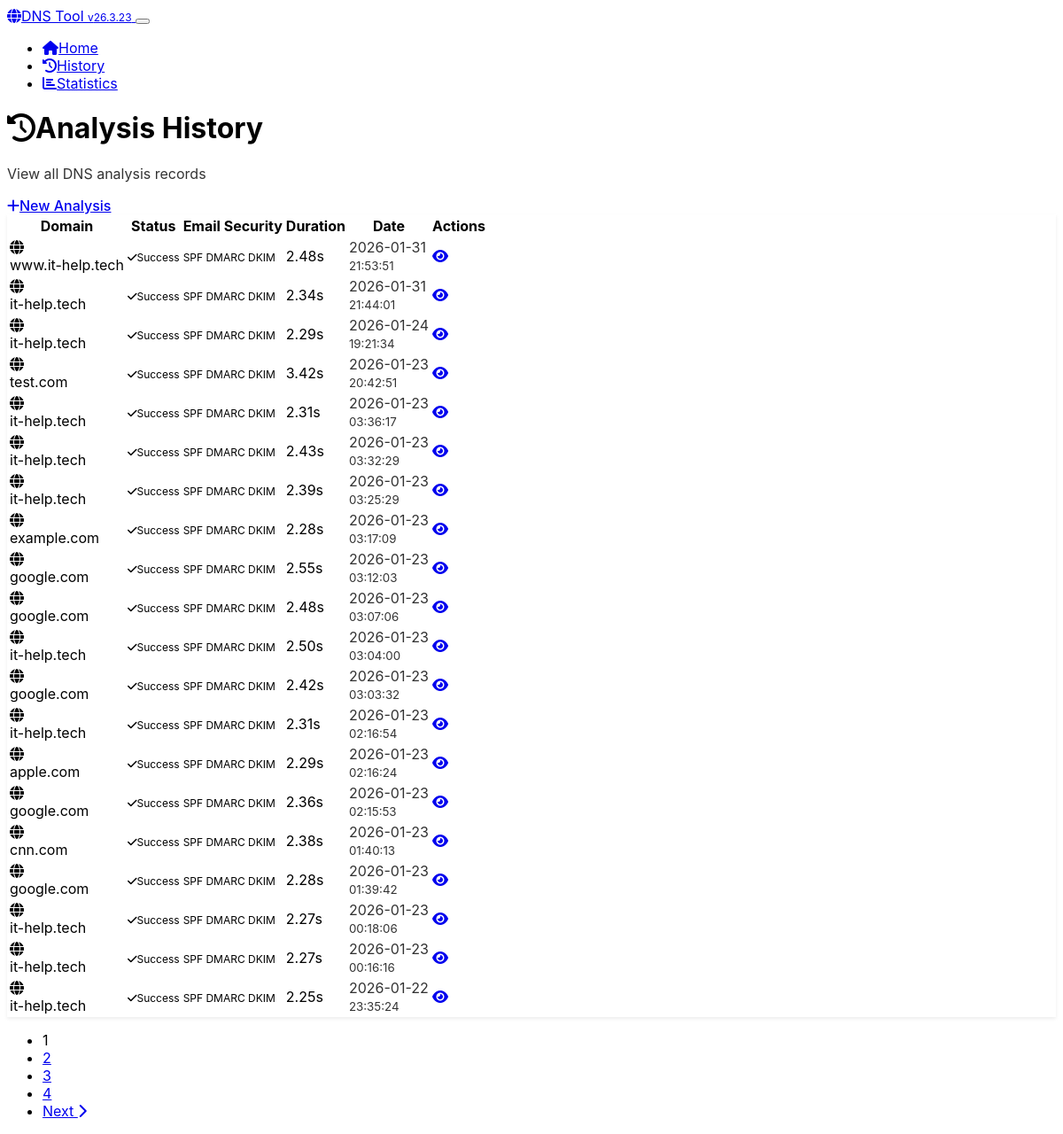
Before: /history with the older database file.
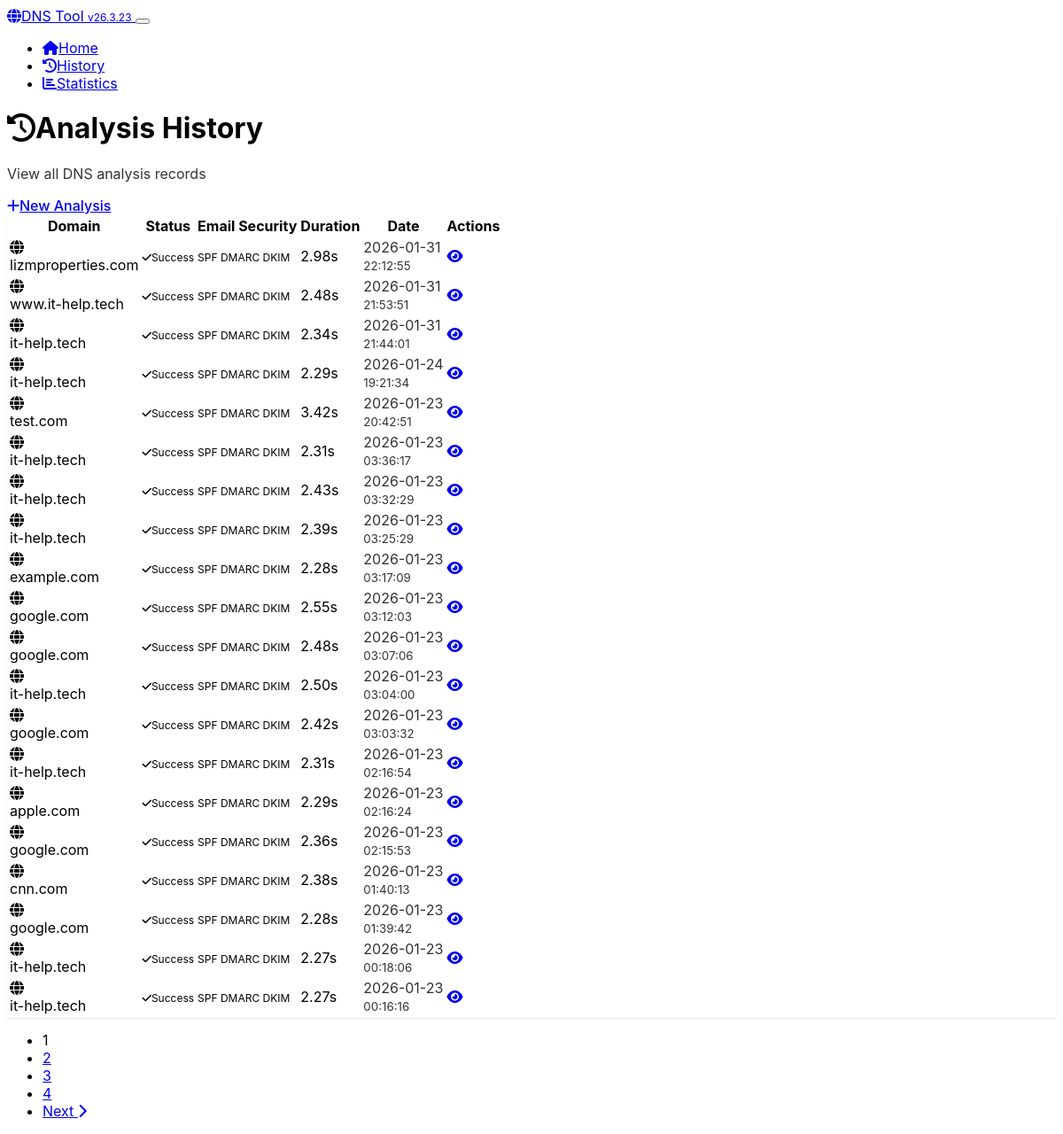
After: the same page with the newer database file.
### app.py (models this page shows, shortened)
class DomainAnalysis(db.Model):
    __tablename__ = 'domain_analyses'
    id = db.Column(db.Integer, primary_key=True)
    domain = db.Column(db.String(255), nullable=False, index=True)
    ascii_domain = db.Column(db.String(255), nullable=False)
    basic_records = db.Column(JSON)
    authoritative_records = db.Column(JSON)
    spf_status = db.Column(db.String(20))
    spf_records = db.Column(JSON)
    dmarc_status = db.Column(db.String(20))
    dmarc_policy = db.Column(db.String(20))
    dmarc_records = db.Column(JSON)
    dkim_status = db.Column(db.String(20))
    dkim_selectors = db.Column(JSON)
    registrar_name = db.Column(db.String(255))
    registrar_source = db.Column(db.String(20))
    analysis_success = db.Column(db.Boolean, default=True)
    error_message = db.Column(db.Text)
    analysis_duration = db.Column(db.Float)  # seconds
    created_at = db.Column(db.DateTime, default=datetime.utcnow, nullable=False)
    updated_at = db.Column(db.DateTime, default=datetime.utcnow, onupdate=datetime.utcnow)

### app.py (the view)
@app.route('/history')
def history():
    page = request.args.get('page', 1, type=int)
    per_page = 20
    analyses = DomainAnalysis.query.order_by(
        DomainAnalysis.created_at.desc()
    ).paginate(
        page=page, per_page=per_page, error_out=False
    )
    return render_template('history.html', analyses=analyses)

### app.py (called while the page is built)
@app.context_processor
def inject_version():
    return {'app_version': APP_VERSION}

### templates/history.html (shortened to what the changed rows need)
<!DOCTYPE html>
<html lang="en" data-bs-theme="dark">
<head>
    <link href="https://cdn.replit.com/agent/bootstrap-agent-dark-theme.min.css" rel="stylesheet">
    <link href="{{ url_for('static', filename='css/custom.css') }}" rel="stylesheet">
    <link rel="preload" href="https://cdnjs.cloudflare.com/ajax/libs/font-awesome/6.4.0/css/all.min.css" as="style" onload="this.onload=null;this.rel='stylesheet'">
</head>
<body>
    <div class="container my-4">
        <div class="d-flex justify-content-between align-items-center mb-4">
            <div>
                <h1 class="h3 mb-1">
                    <i class="fas fa-history me-2"></i>Analysis History
                </h1>
            </div>
        </div>
        {% if analyses.items %}
            <div class="card">
                <div class="card-body">
                    <div class="table-responsive">
                        <table class="table table-hover mb-0">
                            <thead>
                                <tr>
                                    <th>Domain</th>
                                    <th>Status</th>
                                    <th>Email Security</th>
                                    <th>Duration</th>
                                    <th>Date</th>
                                    <th>Actions</th>
                                </tr>
                            </thead>
                            <tbody>
                                {% for analysis in analyses.items %}
                                <tr>
                                    <td>
                                        <div class="d-flex align-items-center">
                                            <i class="fas fa-globe text-primary me-2"></i>
                                            <div>
                                                <div class="fw-medium">{{ analysis.domain }}</div>
                                            </div>
                                        </div>
                                    </td>
                                    <td>
                                        {% if analysis.analysis_success %}
                                            <span class="badge bg-success">
                                                <i class="fas fa-check me-1"></i>Success
                                            </span>
                                        {% else %}
                                            <span class="badge bg-danger">
                                                <i class="fas fa-times me-1"></i>Failed
                                            </span>
                                        {% endif %}
                                    </td>
                                    <td>
                                        <div class="d-flex gap-1">
                                            {% if analysis.spf_status %}
                                                <span class="badge bg-{{ 'success' if analysis.spf_status == 'success' else 'warning' if analysis.spf_status == 'warning' else 'danger' }}" title="SPF">
                                                    SPF
                                                </span>
                                            {% endif %}
                                            {% if analysis.dmarc_status %}
                                                <span class="badge bg-{{ 'success' if analysis.dmarc_status == 'success' else 'warning' if analysis.dmarc_status == 'warning' else 'danger' }}" title="DMARC">
                                                    DMARC
                                                </span>
                                            {% endif %}
                                            {% if analysis.dkim_status %}
                                                <span class="badge bg-{{ 'success' if analysis.dkim_status == 'success' else 'warning' }}" title="DKIM">
                                                    DKIM
                                                </span>
                                            {% endif %}
                                        </div>
                                    </td>
                                    <td>
                                        {% if analysis.analysis_duration %}
                                            {{ "%.2f"|format(analysis.analysis_duration) }}s
                                        {% else %}
                                            -
                                        {% endif %}
                                    </td>
                                    <td>
                                        <div class="text-muted">
                                            {{ analysis.created_at.strftime('%Y-%m-%d') }}<br>
                                            <small>{{ analysis.created_at.strftime('%H:%M:%S') }}</small>
                                        </div>
                                    </td>
                                    <td>
                                        <div class="btn-group" role="group">
                                            <a href="{{ url_for('view_analysis', analysis_id=analysis.id) }}"
                                               class="btn btn-sm btn-outline-primary" title="View Details">
                                                <i class="fas fa-eye"></i>
                                            </a>
                                        </div>
                                    </td>
                                </tr>
                                {% endfor %}
                            </tbody>
                        </table>
                    </div>
                </div>
            </div>
            {% if analyses.pages > 1 %}
                <nav aria-label="Analysis history pagination" class="mt-4">
                    <ul class="pagination justify-content-center">
                        {% for page_num in analyses.iter_pages() %}
                            {% if page_num %}
                                {% if page_num != analyses.page %}
                                    <li class="page-item">
                                        <a class="page-link" href="{{ url_for('history', page=page_num) }}">{{ page_num }}</a>
                                    </li>
                                {% else %}
                                    <li class="page-item active">
                                        <span class="page-link">{{ page_num }}</span>
                                    </li>
                                {% endif %}
                            {% else %}
                                <li class="page-item disabled">
                                    <span class="page-link">...</span>
                                </li>
                            {% endif %}
                        {% endfor %}
                    </ul>
                </nav>
            {% endif %}
        {% endif %}
    </div>
</body>
</html>

Changed rows visible on the page:
no longer on this page (row unchanged): DomainAnalysis: domain "it-help.tech", analysis_success True (drawn), analysis_duration "2.25", created_at "2026-01-22", created_at "23:35:24"
added DomainAnalysis: domain "lizmproperties.com", analysis_success True (drawn), analysis_duration "2.98", created_at "2026-01-31", created_at "22:12:55"
